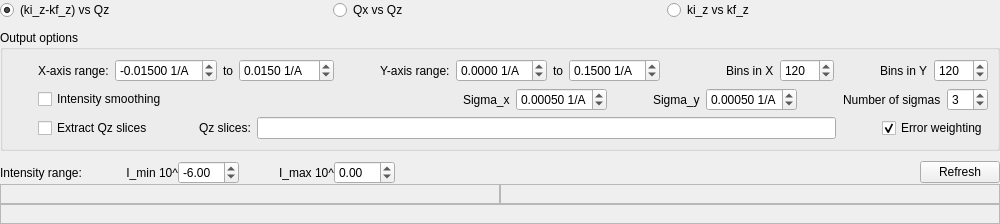
       <widget class="QWidget" name="OffSpec_Tab">
        <attribute name="title">
         <string>Off-Specular</string>
        </attribute>
        <attribute name="toolTip">
         <string>Off-Specular scattering intensity preview for all files in the reduction list</string>
        </attribute>
        <layout class="QGridLayout" name="gridLayout_5">
         <property name="leftMargin">
          <number>0</number>
         </property>
         <property name="topMargin">
          <number>0</number>
         </property>
         <property name="rightMargin">
          <number>0</number>
         </property>
         <property name="bottomMargin">
          <number>0</number>
         </property>
         <property name="spacing">
          <number>0</number>
         </property>
         <item row="1" column="0" colspan="2">
          <layout class="QHBoxLayout" name="horizontalLayout_9">
           <item>
            <widget class="QLabel" name="label_14">
             <property name="text">
              <string>Intensity range: </string>
             </property>
            </widget>
           </item>
           <item>
            <spacer name="horizontalSpacer_5">
             <property name="orientation">
              <enum>Qt::Horizontal</enum>
             </property>
             <property name="sizeType">
              <enum>QSizePolicy::Fixed</enum>
             </property>
             <property name="sizeHint" stdset="0">
              <size>
               <width>40</width>
               <height>20</height>
              </size>
             </property>
            </spacer>
           </item>
           <item>
            <widget class="QLabel" name="label_21">
             <property name="text">
              <string>I_min 10^</string>
             </property>
             <property name="alignment">
              <set>Qt::AlignRight|Qt::AlignTrailing|Qt::AlignVCenter</set>
             </property>
            </widget>
           </item>
           <item>
            <widget class="QDoubleSpinBox" name="offspecImin">
             <property name="decimals">
              <number>2</number>
             </property>
             <property name="minimum">
              <double>-20.000000000000000</double>
             </property>
             <property name="maximum">
              <double>2.000000000000000</double>
             </property>
             <property name="singleStep">
              <double>0.250000000000000</double>
             </property>
             <property name="value">
              <double>-6.000000000000000</double>
             </property>
            </widget>
           </item>
           <item>
            <spacer name="horizontalSpacer_3">
             <property name="orientation">
              <enum>Qt::Horizontal</enum>
             </property>
             <property name="sizeType">
              <enum>QSizePolicy::Fixed</enum>
             </property>
             <property name="sizeHint" stdset="0">
              <size>
               <width>40</width>
               <height>20</height>
              </size>
             </property>
            </spacer>
           </item>
           <item>
            <widget class="QLabel" name="label_22">
             <property name="text">
              <string>I_max 10^</string>
             </property>
             <property name="alignment">
              <set>Qt::AlignRight|Qt::AlignTrailing|Qt::AlignVCenter</set>
             </property>
            </widget>
           </item>
           <item>
            <widget class="QDoubleSpinBox" name="offspecImax">
             <property name="minimum">
              <double>-10.000000000000000</double>
             </property>
             <property name="maximum">
              <double>10.000000000000000</double>
             </property>
             <property name="singleStep">
              <double>0.250000000000000</double>
             </property>
            </widget>
           </item>
           <item>
            <spacer name="horizontalSpacer_4">
             <property name="orientation">
              <enum>Qt::Horizontal</enum>
             </property>
             <property name="sizeHint" stdset="0">
              <size>
               <width>40</width>
               <height>20</height>
              </size>
             </property>
            </spacer>
           </item>
           <item>
            <widget class="QPushButton" name="refresh_offspec_button">
             <property name="sizePolicy">
              <sizepolicy hsizetype="Fixed" vsizetype="Fixed">
               <horstretch>0</horstretch>
               <verstretch>0</verstretch>
              </sizepolicy>
             </property>
             <property name="toolTip">
              <string>Recalculate the offspecular data</string>
             </property>
             <property name="statusTip">
              <string>Recalculate the offspecular data</string>
             </property>
             <property name="text">
              <string>Refresh</string>
             </property>
            </widget>
           </item>
          </layout>
         </item>
         <item row="0" column="0" colspan="2">
          <layout class="QVBoxLayout" name="verticalLayout_10">
           <property name="bottomMargin">
            <number>10</number>
           </property>
           <item>
            <layout class="QHBoxLayout" name="horizontalLayout_8">
             <property name="bottomMargin">
              <number>10</number>
             </property>
             <item>
              <widget class="QRadioButton" name="kizmkfzVSqz">
               <property name="text">
                <string>(ki_z-kf_z) vs Qz</string>
               </property>
               <property name="checked">
                <bool>true</bool>
               </property>
              </widget>
             </item>
             <item>
              <widget class="QRadioButton" name="qxVSqz">
               <property name="text">
                <string>Qx vs Qz</string>
               </property>
              </widget>
             </item>
             <item>
              <widget class="QRadioButton" name="kizVSkfz">
               <property name="text">
                <string>ki_z vs kf_z</string>
               </property>
              </widget>
             </item>
            </layout>
           </item>
           <item>
            <widget class="QGroupBox" name="groupBox">
             <property name="sizePolicy">
              <sizepolicy hsizetype="Preferred" vsizetype="Preferred">
               <horstretch>0</horstretch>
               <verstretch>1</verstretch>
              </sizepolicy>
             </property>
             <property name="minimumSize">
              <size>
               <width>0</width>
               <height>50</height>
              </size>
             </property>
             <property name="title">
              <string>Output options</string>
             </property>
             <property name="flat">
              <bool>false</bool>
             </property>
             <layout class="QVBoxLayout" name="verticalLayout_18">
              <property name="leftMargin">
               <number>35</number>
              </property>
              <property name="topMargin">
               <number>9</number>
              </property>
              <item>
               <layout class="QHBoxLayout" name="horizontalLayout_19">
                <item>
                 <widget class="QLabel" name="label_36">
                  <property name="text">
                   <string>X-axis range:</string>
                  </property>
                 </widget>
                </item>
                <item>
                 <widget class="QDoubleSpinBox" name="offspec_x_min_spinbox">
                  <property name="toolTip">
                   <string>Minimum X-value of the rebinned output data</string>
                  </property>
                  <property name="suffix">
                   <string> 1/A</string>
                  </property>
                  <property name="decimals">
                   <number>5</number>
                  </property>
                  <property name="minimum">
                   <double>-10.000000000000000</double>
                  </property>
                  <property name="maximum">
                   <double>10.000000000000000</double>
                  </property>
                  <property name="singleStep">
                   <double>0.005000000000000</double>
                  </property>
                  <property name="value">
                   <double>-0.015000000000000</double>
                  </property>
                 </widget>
                </item>
                <item>
                 <widget class="QLabel" name="label_41">
                  <property name="text">
                   <string>to</string>
                  </property>
                 </widget>
                </item>
                <item>
                 <widget class="QDoubleSpinBox" name="offspec_x_max_spinbox">
                  <property name="toolTip">
                   <string>Maximum X-value of the rebinned output data</string>
                  </property>
                  <property name="suffix">
                   <string> 1/A</string>
                  </property>
                  <property name="decimals">
                   <number>4</number>
                  </property>
                  <property name="minimum">
                   <double>-10.000000000000000</double>
                  </property>
                  <property name="maximum">
                   <double>10.000000000000000</double>
                  </property>
                  <property name="singleStep">
                   <double>0.005000000000000</double>
                  </property>
                  <property name="value">
                   <double>0.015000000000000</double>
                  </property>
                 </widget>
                </item>
                <item>
                 <spacer name="horizontalSpacer_10">
                  <property name="orientation">
                   <enum>Qt::Horizontal</enum>
                  </property>
                  <property name="sizeType">
                   <enum>QSizePolicy::Fixed</enum>
                  </property>
                  <property name="sizeHint" stdset="0">
                   <size>
                    <width>40</width>
                    <height>20</height>
                   </size>
                  </property>
                 </spacer>
                </item>
                <item>
                 <widget class="QLabel" name="label_42">
                  <property name="text">
                   <string>Y-axis range:</string>
                  </property>
                 </widget>
                </item>
                <item>
                 <widget class="QDoubleSpinBox" name="offspec_y_min_spinbox">
                  <property name="toolTip">
                   <string>Minimum Y-value of the rebinned output data</string>
                  </property>
                  <property name="suffix">
                   <string> 1/A</string>
                  </property>
                  <property name="decimals">
                   <number>4</number>
                  </property>
                  <property name="minimum">
                   <double>-1.000000000000000</double>
                  </property>
                  <property name="maximum">
                   <double>10.000000000000000</double>
                  </property>
                  <property name="singleStep">
                   <double>0.010000000000000</double>
                  </property>
                 </widget>
                </item>
                <item>
                 <widget class="QLabel" name="label_43">
                  <property name="text">
                   <string>to</string>
                  </property>
                 </widget>
                </item>
                <item>
                 <widget class="QDoubleSpinBox" name="offspec_y_max_spinbox">
                  <property name="toolTip">
                   <string>Maximum Y-value of the rebinned output data</string>
                  </property>
                  <property name="suffix">
                   <string> 1/A</string>
                  </property>
                  <property name="decimals">
                   <number>4</number>
                  </property>
                  <property name="minimum">
                   <double>-1.000000000000000</double>
                  </property>
                  <property name="maximum">
                   <double>10.000000000000000</double>
                  </property>
                  <property name="singleStep">
                   <double>0.010000000000000</double>
                  </property>
                  <property name="value">
                   <double>0.150000000000000</double>
                  </property>
                 </widget>
                </item>
                <item>
                 <spacer name="horizontalSpacer_8">
                  <property name="orientation">
                   <enum>Qt::Horizontal</enum>
                  </property>
                  <property name="sizeType">
                   <enum>QSizePolicy::Fixed</enum>
                  </property>
                  <property name="sizeHint" stdset="0">
                   <size>
                    <width>60</width>
                    <height>20</height>
                   </size>
                  </property>
                 </spacer>
                </item>
                <item>
                 <widget class="QLabel" name="offspec_rebin_x_bins_label">
                  <property name="text">
                   <string>Bins in X</string>
                  </property>
                 </widget>
                </item>
                <item>
                 <widget class="QSpinBox" name="offspec_rebin_x_bins_spinbox">
                  <property name="toolTip">
                   <string>Enter the number of bins in X</string>
                  </property>
                  <property name="minimum">
                   <number>1</number>
                  </property>
                  <property name="maximum">
                   <number>1000</number>
                  </property>
                  <property name="singleStep">
                   <number>10</number>
                  </property>
                  <property name="value">
                   <number>120</number>
                  </property>
                 </widget>
                </item>
                <item>
                 <spacer name="horizontalSpacer_9">
                  <property name="orientation">
                   <enum>Qt::Horizontal</enum>
                  </property>
                  <property name="sizeType">
                   <enum>QSizePolicy::Fixed</enum>
                  </property>
                  <property name="sizeHint" stdset="0">
                   <size>
                    <width>40</width>
                    <height>20</height>
                   </size>
                  </property>
                 </spacer>
                </item>
                <item>
                 <widget class="QLabel" name="offspec_rebin_y_bins_label">
                  <property name="toolTip">
                   <string/>
                  </property>
                  <property name="text">
                   <string>Bins in Y</string>
                  </property>
                 </widget>
                </item>
                <item>
                 <widget class="QSpinBox" name="offspec_rebin_y_bins_spinbox">
                  <property name="toolTip">
                   <string>Enter the number of bins in Y</string>
                  </property>
                  <property name="minimum">
                   <number>1</number>
                  </property>
                  <property name="maximum">
                   <number>1000</number>
                  </property>
                  <property name="singleStep">
                   <number>10</number>
                  </property>
                  <property name="value">
                   <number>120</number>
                  </property>
                 </widget>
                </item>
               </layout>
              </item>
              <item>
               <layout class="QHBoxLayout" name="horizontalLayout_17">
                <property name="bottomMargin">
                 <number>0</number>
                </property>
                <item>
                 <widget class="QCheckBox" name="offspec_smooth_checkbox">
                  <property name="toolTip">
                   <string>Check box to apply smoothing algorithm to the intensity</string>
                  </property>
                  <property name="text">
                   <string>Intensity smoothing</string>
                  </property>
                 </widget>
                </item>
                <item>
                 <spacer name="horizontalSpacer_11">
                  <property name="orientation">
                   <enum>Qt::Horizontal</enum>
                  </property>
                  <property name="sizeHint" stdset="0">
                   <size>
                    <width>40</width>
                    <height>20</height>
                   </size>
                  </property>
                 </spacer>
                </item>
                <item>
                 <widget class="QLabel" name="label_23">
                  <property name="text">
                   <string>Sigma_x</string>
                  </property>
                 </widget>
                </item>
                <item>
                 <widget class="QDoubleSpinBox" name="offspec_sigmax_spinbox">
                  <property name="toolTip">
                   <string>Standard deviation in X</string>
                  </property>
                  <property name="suffix">
                   <string> 1/A</string>
                  </property>
                  <property name="decimals">
                   <number>5</number>
                  </property>
                  <property name="maximum">
                   <double>0.010000000000000</double>
                  </property>
                  <property name="singleStep">
                   <double>0.000010000000000</double>
                  </property>
                  <property name="value">
                   <double>0.000500000000000</double>
                  </property>
                 </widget>
                </item>
                <item>
                 <spacer name="horizontalSpacer_13">
                  <property name="orientation">
                   <enum>Qt::Horizontal</enum>
                  </property>
                  <property name="sizeType">
                   <enum>QSizePolicy::Fixed</enum>
                  </property>
                  <property name="sizeHint" stdset="0">
                   <size>
                    <width>40</width>
                    <height>20</height>
                   </size>
                  </property>
                 </spacer>
                </item>
                <item>
                 <widget class="QLabel" name="label_40">
                  <property name="text">
                   <string>Sigma_y</string>
                  </property>
                 </widget>
                </item>
                <item>
                 <widget class="QDoubleSpinBox" name="offspec_sigmay_spinbox">
                  <property name="toolTip">
                   <string>Standard deviation in Y</string>
                  </property>
                  <property name="suffix">
                   <string> 1/A</string>
                  </property>
                  <property name="decimals">
                   <number>5</number>
                  </property>
                  <property name="maximum">
                   <double>0.010000000000000</double>
                  </property>
                  <property name="singleStep">
                   <double>0.000010000000000</double>
                  </property>
                  <property name="value">
                   <double>0.000500000000000</double>
                  </property>
                 </widget>
                </item>
                <item>
                 <spacer name="horizontalSpacer_12">
                  <property name="orientation">
                   <enum>Qt::Horizontal</enum>
                  </property>
                  <property name="sizeType">
                   <enum>QSizePolicy::Fixed</enum>
                  </property>
                  <property name="sizeHint" stdset="0">
                   <size>
                    <width>40</width>
                    <height>20</height>
                   </size>
                  </property>
                 </spacer>
                </item>
                <item>
                 <widget class="QLabel" name="label_44">
                  <property name="text">
                   <string>Number of sigmas</string>
                  </property>
                 </widget>
                </item>
                <item>
                 <widget class="QSpinBox" name="offspec_sigmas_spinbox">
                  <property name="toolTip">
                   <string>Number of sigmas to average over</string>
                  </property>
                  <property name="value">
                   <number>3</number>
                  </property>
                 </widget>
                </item>
               </layout>
              </item>
              <item>
               <layout class="QHBoxLayout" name="horizontalLayout_18">
                <item>
                 <widget class="QCheckBox" name="offspec_slice_checkbox">
                  <property name="toolTip">
                   <string>Check to extract slices at the specified Y-values (Qz or kf_z)</string>
                  </property>
                  <property name="text">
                   <string>Extract Qz slices</string>
                  </property>
                 </widget>
                </item>
                <item>
                 <spacer name="horizontalSpacer_7">
                  <property name="orientation">
                   <enum>Qt::Horizontal</enum>
                  </property>
                  <property name="sizeType">
                   <enum>QSizePolicy::Fixed</enum>
                  </property>
                  <property name="sizeHint" stdset="0">
                   <size>
                    <width>40</width>
                    <height>20</height>
                   </size>
                  </property>
                 </spacer>
                </item>
                <item>
                 <widget class="QLabel" name="label_24">
                  <property name="text">
                   <string>Qz slices:</string>
                  </property>
                 </widget>
                </item>
                <item>
                 <widget class="QLineEdit" name="offspec_qz_list_edit">
                  <property name="toolTip">
                   <string>Enter of list of Y-values (Qz or kf_z) for your slices</string>
                  </property>
                 </widget>
                </item>
                <item>
                 <spacer name="horizontalSpacer_6">
                  <property name="orientation">
                   <enum>Qt::Horizontal</enum>
                  </property>
                  <property name="sizeType">
                   <enum>QSizePolicy::Fixed</enum>
                  </property>
                  <property name="sizeHint" stdset="0">
                   <size>
                    <width>40</width>
                    <height>20</height>
                   </size>
                  </property>
                 </spacer>
                </item>
                <item>
                 <widget class="QCheckBox" name="offspec_err_weight_checkbox">
                  <property name="toolTip">
                   <string>Check to use an error weighted average when binning the data, otherwise a simple average will be used</string>
                  </property>
                  <property name="text">
                   <string>Error weighting</string>
                  </property>
                  <property name="checked">
                   <bool>true</bool>
                  </property>
                 </widget>
                </item>
               </layout>
              </item>
             </layout>
            </widget>
           </item>
          </layout>
         </item>
         <item row="2" column="1">
          <widget class="QFrame" name="frame_4">
           <property name="sizePolicy">
            <sizepolicy hsizetype="Expanding" vsizetype="Expanding">
             <horstretch>0</horstretch>
             <verstretch>0</verstretch>
            </sizepolicy>
           </property>
           <property name="frameShape">
            <enum>QFrame::StyledPanel</enum>
           </property>
           <property name="frameShadow">
            <enum>QFrame::Raised</enum>
           </property>
           <layout class="QVBoxLayout" name="verticalLayout_15">
            <item>
             <widget class="MPLWidget" name="offspec_mm" native="true"/>
            </item>
           </layout>
          </widget>
         </item>
         <item row="3" column="0" colspan="2">
          <widget class="QFrame" name="frame_offspec_sf">
           <property name="sizePolicy">
            <sizepolicy hsizetype="Expanding" vsizetype="Expanding">
             <horstretch>0</horstretch>
             <verstretch>0</verstretch>
            </sizepolicy>
           </property>
           <property name="frameShape">
            <enum>QFrame::StyledPanel</enum>
           </property>
           <property name="frameShadow">
            <enum>QFrame::Raised</enum>
           </property>
           <layout class="QHBoxLayout" name="horizontalLayout_3">
            <item>
             <widget class="MPLWidget" name="offspec_pm" native="true"/>
            </item>
            <item>
             <widget class="MPLWidget" name="offspec_mp" native="true"/>
            </item>
           </layout>
          </widget>
         </item>
         <item row="2" column="0">
          <widget class="QFrame" name="frame_3">
           <property name="sizePolicy">
            <sizepolicy hsizetype="Expanding" vsizetype="Expanding">
             <horstretch>0</horstretch>
             <verstretch>0</verstretch>
            </sizepolicy>
           </property>
           <property name="frameShape">
            <enum>QFrame::StyledPanel</enum>
           </property>
           <property name="frameShadow">
            <enum>QFrame::Raised</enum>
           </property>
           <layout class="QVBoxLayout" name="verticalLayout_14">
            <item>
             <widget class="MPLWidget" name="offspec_pp" native="true"/>
            </item>
           </layout>
          </widget>
         </item>
        </layout>
       </widget>
